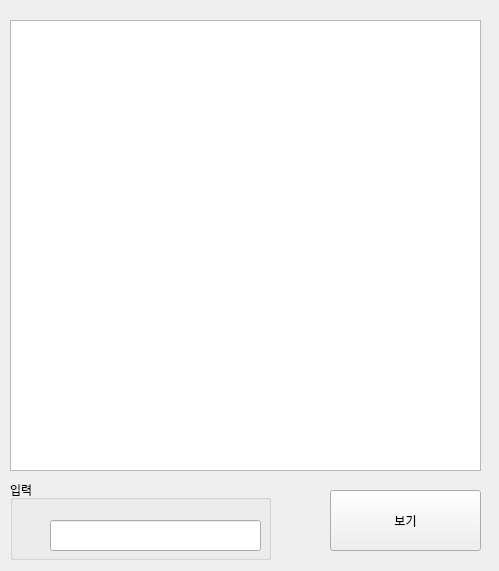
<?xml version="1.0" encoding="UTF-8"?>
<ui version="4.0">
 <class>Form</class>
 <widget class="QWidget" name="Form">
  <property name="geometry">
   <rect>
    <x>0</x>
    <y>0</y>
    <width>499</width>
    <height>571</height>
   </rect>
  </property>
  <property name="windowTitle">
   <string>시각화</string>
  </property>
  <widget class="QListView" name="listView">
   <property name="geometry">
    <rect>
     <x>10</x>
     <y>20</y>
     <width>471</width>
     <height>451</height>
    </rect>
   </property>
  </widget>
  <widget class="QPushButton" name="pushButton">
   <property name="geometry">
    <rect>
     <x>330</x>
     <y>490</y>
     <width>151</width>
     <height>61</height>
    </rect>
   </property>
   <property name="text">
    <string>보기</string>
   </property>
  </widget>
  <widget class="QGroupBox" name="groupBox">
   <property name="geometry">
    <rect>
     <x>10</x>
     <y>480</y>
     <width>261</width>
     <height>80</height>
    </rect>
   </property>
   <property name="title">
    <string>입력</string>
   </property>
   <widget class="QLineEdit" name="lineEdit">
    <property name="geometry">
     <rect>
      <x>40</x>
      <y>40</y>
      <width>211</width>
      <height>31</height>
     </rect>
    </property>
   </widget>
  </widget>
 </widget>
 <resources/>
 <connections/>
</ui>
